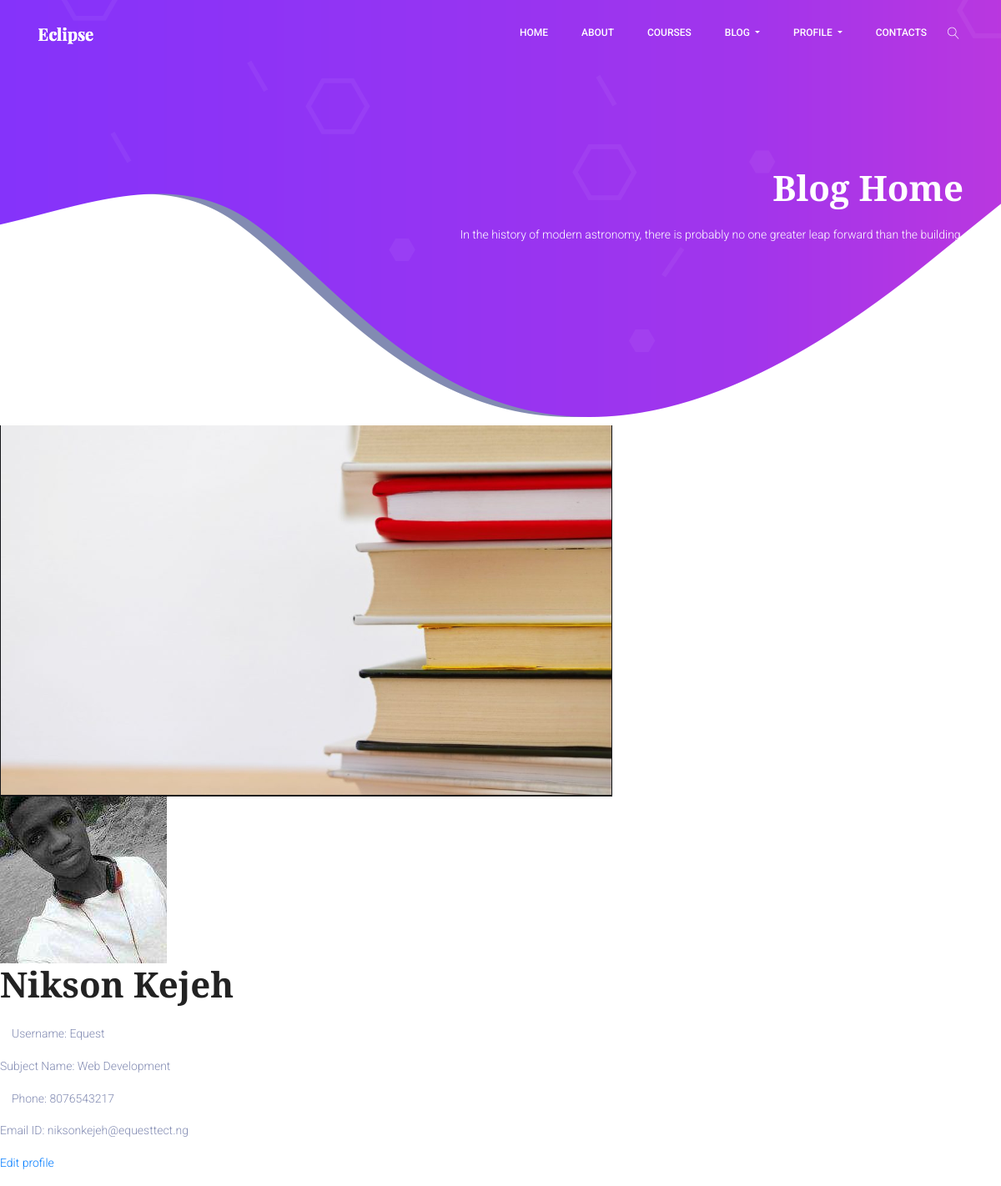
Page /classroom/teacher/1/ (signed in) on the committed database.
### classroom/models.py (models this page shows, shortened)
class Teacher(models.Model):
    user = models.OneToOneField(User,on_delete=models.CASCADE,primary_key=True,related_name='Teacher')
    name = models.CharField(max_length=250)
    subject_name = models.CharField(max_length=250)
    email = models.EmailField(max_length=254)
    phone = models.IntegerField()
    teacher_profile_pic = models.ImageField(upload_to="classroom/teacher_profile_pic",blank=True)
    class_students = models.ManyToManyField(Student,through="StudentsInClass")

class User(AbstractUser):
    is_student = models.BooleanField(default=False)
    is_teacher = models.BooleanField(default=False)

### classroom/views.py (the view)
# urls.py: path('teacher/<int:pk>/',views.TeacherDetailView.as_view(),name="teacher_detail"),
class TeacherDetailView(LoginRequiredMixin,DetailView):
    context_object_name = "teacher"
    model = models.Teacher
    template_name = 'classroom/teacher_detail_page.html'

### template/classroom/teacher_detail_page.html (shortened to what this page needs)
{% extends 'classroom/base.html' %}
{% load static %}
{% block content %}
<div class="profile">
  <img src="{% static 'images/profile-background-3.PNG' %}" alt="">
  <div class="profile-box">
    {% if teacher.teacher_profile_pic %}
    <img src="{{ teacher.teacher_profile_pic.url }}" alt="">
    {% else %}
    <img src="{% static 'images/login-avatar.PNG' %}" alt="">
    {% endif %}
    <div class="profile-details">
      <h1>{{ teacher.name }}</h1>
      <br>
      <p><i class="far fa-user"></i> Username: {{ teacher.user.username }}</p>
      <p> Subject Name: {{ teacher.subject_name }}</p>
      <p><i class="far fa-phone"></i> Phone: {{ teacher.phone }}</p>
      <p> Email ID: {{ teacher.email }}</p>
      <a href="{% url 'classroom:teacher_update' pk=user.pk %}"><p class="edit-button">Edit profile</p></a>
    </div>
  </div>
</div>
{% endblock %}

### rows in the picture
Teacher: teacher_profile_pic (picture), name "Nikson Kejeh", user.username "Equest", subject_name "Web Development", phone "8076543217", email "niksonkejeh@equesttect.ng"
